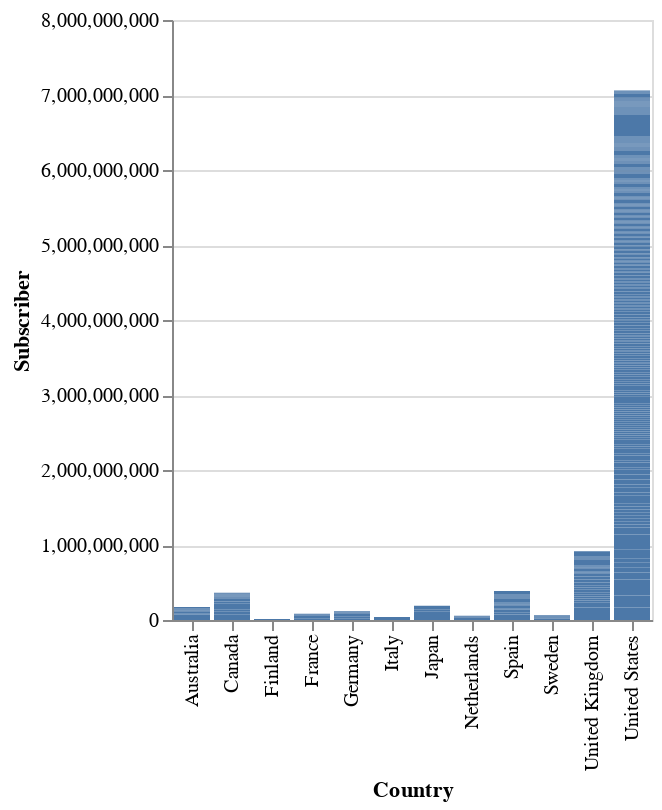

Source (notebook cell):
### Code cell
import altair as alt
alt.Chart(data).mark_bar().encode(
    x='Country',
    y='Subscriber'
)

### Figure 1 — Vega-Lite specification as saved in the notebook (floating-point values rounded to 4 significant figures; data arrays with more than 128 entries replaced by an {"elided": "..."} marker saying what was removed)
{"config": {"view": {"continuousWidth": 400, "continuousHeight": 300}}, "data": {"name": "data-e78ff4003fe08feacf69c370dd2dfb9b"}, "mark": "bar", "encoding": {"x": {"field": "Country", "type": "nominal"}, "y": {"field": "Subscriber", "type": "quantitative"}}, "$schema": "https://vega.github.io/schema/vega-lite/v4.17.0.json", "datasets": {"data-e78ff4003fe08feacf69c370dd2dfb9b": {"elided": "425 records"}}}
